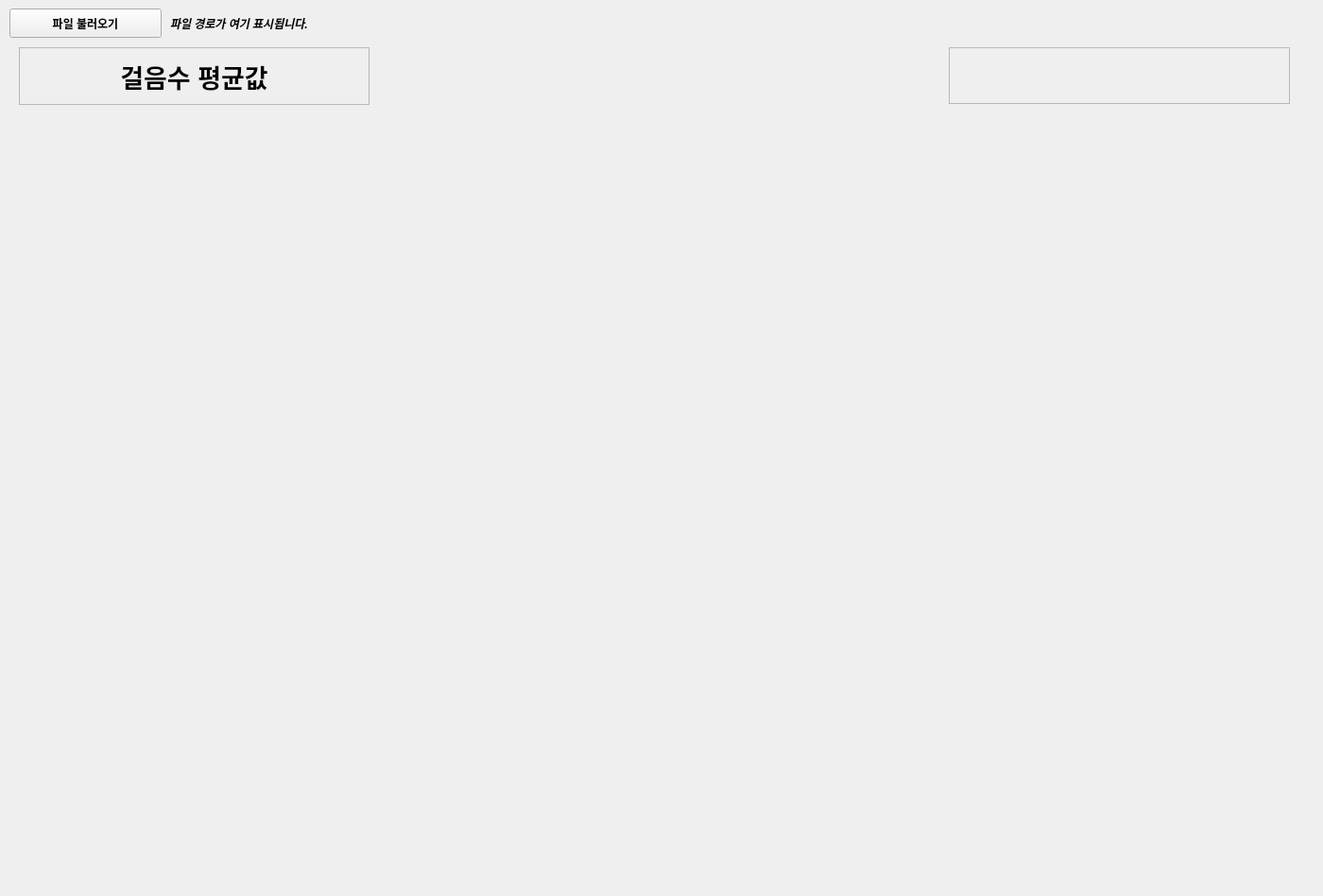
<?xml version="1.0" encoding="UTF-8"?>
<ui version="4.0">
 <class>MainWindow</class>
 <widget class="QMainWindow" name="MainWindow">
  <property name="geometry">
   <rect>
    <x>0</x>
    <y>0</y>
    <width>1400</width>
    <height>948</height>
   </rect>
  </property>
  <property name="minimumSize">
   <size>
    <width>1400</width>
    <height>900</height>
   </size>
  </property>
  <property name="windowTitle">
   <string>걸음수 그래프</string>
  </property>
  <widget class="QWidget" name="centralwidget">
   <widget class="QPushButton" name="loadButton">
    <property name="geometry">
     <rect>
      <x>10</x>
      <y>9</y>
      <width>161</width>
      <height>31</height>
     </rect>
    </property>
    <property name="font">
     <font>
      <family>Arial</family>
      <weight>75</weight>
      <bold>true</bold>
     </font>
    </property>
    <property name="cursor">
     <cursorShape>PointingHandCursor</cursorShape>
    </property>
    <property name="text">
     <string>파일 불러오기</string>
    </property>
    <property name="autoExclusive">
     <bool>false</bool>
    </property>
   </widget>
   <widget class="QLabel" name="resultLabel">
    <property name="geometry">
     <rect>
      <x>180</x>
      <y>10</y>
      <width>581</width>
      <height>30</height>
     </rect>
    </property>
    <property name="font">
     <font>
      <family>Arial</family>
      <weight>75</weight>
      <italic>true</italic>
      <bold>true</bold>
     </font>
    </property>
    <property name="cursor">
     <cursorShape>IBeamCursor</cursorShape>
    </property>
    <property name="text">
     <string>파일 경로가 여기 표시됩니다.</string>
    </property>
   </widget>
   <widget class="QWidget" name="plotWidget" native="true">
    <property name="geometry">
     <rect>
      <x>10</x>
      <y>120</y>
      <width>1361</width>
      <height>781</height>
     </rect>
    </property>
    <property name="font">
     <font>
      <family>Arial</family>
      <weight>75</weight>
      <bold>true</bold>
     </font>
    </property>
   </widget>
   <widget class="QLabel" name="stepAverage">
    <property name="geometry">
     <rect>
      <x>20</x>
      <y>50</y>
      <width>371</width>
      <height>61</height>
     </rect>
    </property>
    <property name="font">
     <font>
      <family>Arial</family>
      <pointsize>20</pointsize>
      <weight>75</weight>
      <bold>true</bold>
     </font>
    </property>
    <property name="frameShape">
     <enum>QFrame::StyledPanel</enum>
    </property>
    <property name="text">
     <string>걸음수 평균값</string>
    </property>
    <property name="alignment">
     <set>Qt::AlignCenter</set>
    </property>
   </widget>
   <widget class="QLabel" name="stepRecom">
    <property name="geometry">
     <rect>
      <x>1004</x>
      <y>50</y>
      <width>361</width>
      <height>60</height>
     </rect>
    </property>
    <property name="font">
     <font>
      <family>Arial</family>
      <weight>75</weight>
      <bold>true</bold>
     </font>
    </property>
    <property name="frameShape">
     <enum>QFrame::StyledPanel</enum>
    </property>
    <property name="text">
     <string/>
    </property>
   </widget>
  </widget>
 </widget>
 <resources/>
 <connections/>
</ui>
